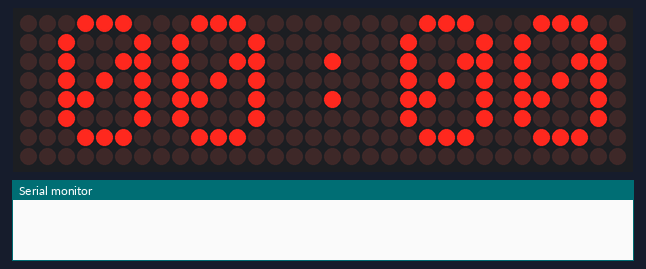
Bench run of a sketch on a simulated ESP8266 (Wemos D1 mini). Shown: 32×8 LED matrix, the last lines printed to the serial monitor. WiFi joins after 1.5 s; servers stay silent unless stated; the local clock reads 2024-03-15 10:24:30 at power-on unless the sketch sets it.

Above: at 2.6 s.
At 5.1 s:
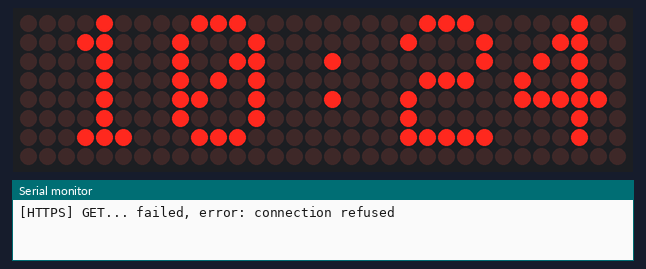
At 10.1 s:
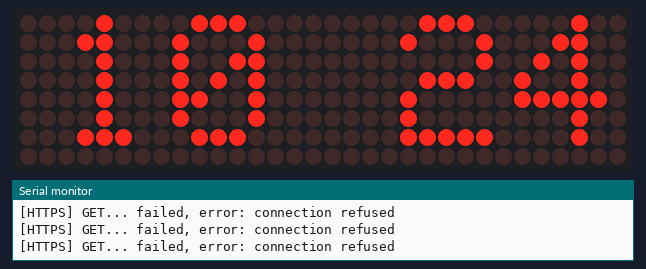

Measured:
- by itself, everything shown: repeats every 6.0 s, in 6 steps
- what the display in image 0 shows lasts 2.3 s, from 2.5 s to 4.8 s
- what the display in image 1 shows lasts 1.0 s, from 5.0 s to 6.0 s

The sketch:

ESP-METAR.ino
```cpp
// (licence header left out)
#include <ESP8266WiFi.h>

char* TimeZ = "COT+5"; // Time zone "COT+5" http://famschmid.net/timezones.html

// Airport meteorological station decoded METAR and TAF
String mainStation = "SKCL";

// Airport meteorological station METAR
String stations[5] = {"SKPE", "SKAR", "SKPP", "SKRG", "SKMD"};

const int time_delay = 5000;

void setup() {
  Serial.begin(115200);
  StartMatrix(1); // rotationOfDisplays
  AutoConnect();
  StartNTP(TimeZ);
}

void loop() {
  GET_METAR(mainStation,3);      // Airport meteorological station decoded METAR
  GET_METAR(mainStation,2);      // Airport meteorological station TAF
    for (byte i = 0; i < 5; i = i + 1) {
      GET_METAR(stations[i],1);  // Airport meteorological station METAR
    }

}
```

matrix.ino
```cpp
// (licence header left out)
#include <Adafruit_GFX.h>
#include <Max72xxPanel.h>
#include <time.h>

int MatrixIntensity = 0; // Brightness of the display. (0..15)

// LED Matrix Pin -> ESP8266 Pin
// Vcc            -> 3v  (3V on NodeMCU 3V3 on WEMOS)
// Gnd            -> Gnd (G on NodeMCU)
// DIN            -> D7  (Same Pin for WEMOS)
// CS             -> D6  (Same Pin for WEMOS)
// CLK            -> D5  (Same Pin for WEMOS)

  /*
   * Define if and how the displays are rotated. The first display
   * (0) is the one closest to the Arduino. rotation can be:
   *   0: no rotation
   *   1: 90 degrees clockwise
   *   2: 180 degrees
   *   3: 90 degrees counter clockwise
   */

//#########################################################################################
int pinCS = D6;
int numberOfHorizontalDisplays = 4;
int numberOfVerticalDisplays   = 1;
Max72xxPanel matrix = Max72xxPanel(pinCS, numberOfHorizontalDisplays, numberOfVerticalDisplays);

void StartMatrix(int rotationOfDisplays){
  matrix.setIntensity(MatrixIntensity);         // Use a value between 0 and 15 for brightness
  matrix.setRotation(0, rotationOfDisplays);    // The first display is position upside down
  matrix.setRotation(1, rotationOfDisplays);    // The first display is position upside down
  matrix.setRotation(2, rotationOfDisplays);    // The first display is position upside down
  matrix.setRotation(3, rotationOfDisplays);    // The first display is position upside down
  matrix.fillScreen(LOW);
  matrix.write();
}

//#########################################################################################
void FlashMatrix(){
    matrix.drawChar(2,0, '0', HIGH,LOW,1); // H
    matrix.drawChar(8,0, '0', HIGH,LOW,1); // HH
    matrix.drawChar(14,0,':', HIGH,LOW,1); // HH:
    matrix.drawChar(20,0,'0', HIGH,LOW,1); // HH:M
    matrix.drawChar(26,0,'0', HIGH,LOW,1); // HH:MM
    matrix.write(); // Send bitmap to display

  for (int inx = 0; inx <= 15; inx++) {
    matrix.setIntensity(inx);
    delay(100);
  }
  for (int inx = 15; inx >= 0; inx--) {
    matrix.setIntensity(inx);
    delay(60);
  }
  delay(500);
}

//#########################################################################################
char time_value[20];

void DispClock(){
  //  MatrixIntensity = map(analogRead(0),0,1024,0,12);

  matrix.setIntensity(MatrixIntensity);
  matrix.fillScreen(LOW);

  time_t now = time(nullptr);

  String time = String(ctime(&now));
  time.trim();

  time.substring(11,19).toCharArray(time_value, 10);

  matrix.drawChar(2,0, time_value[0], HIGH,LOW,1); // H
  matrix.drawChar(8,0, time_value[1], HIGH,LOW,1); // HH

  if (time_value[7] % 2) {
    matrix.drawChar(14,0,time_value[2], HIGH,LOW,1); // HH:
  }
  else {
    matrix.drawChar(14,0,' ', HIGH,LOW,1); // HH:
  }

  matrix.drawChar(20,0,time_value[3], HIGH,LOW,1); // HH:M
  matrix.drawChar(26,0,time_value[4], HIGH,LOW,1); // HH:MM

  if (time_value[7] % 2) {
    matrix.drawChar(32,0,time_value[2], HIGH,LOW,1); // HH:MM:
  }
  else {
    matrix.drawChar(32,0,' ', HIGH,LOW,1); // HH:MM:
  }

  matrix.drawChar(38,0,time_value[6], HIGH,LOW,1); // HH:MM:S
  matrix.drawChar(44,0,time_value[7], HIGH,LOW,1); // HH:MM:SS

  matrix.write(); // Send bitmap to display
}

void DispClockP(){
  //  MatrixIntensity = map(analogRead(0),0,1024,0,12);

  matrix.setIntensity(MatrixIntensity);
  matrix.fillScreen(LOW);

  time_t now = time(nullptr);

  String time = String(ctime(&now));
  time.trim();

  time.substring(11,19).toCharArray(time_value, 10);

  matrix.drawChar(2,0, time_value[0], HIGH,LOW,1); // H
  matrix.drawChar(8,0, time_value[1], HIGH,LOW,1); // HH
  matrix.drawChar(14,0,time_value[2], HIGH,LOW,1); // HH:
  matrix.drawChar(20,0,time_value[3], HIGH,LOW,1); // HH:M
  matrix.drawChar(26,0,time_value[4], HIGH,LOW,1); // HH:MM
  matrix.drawChar(32,0,time_value[2], HIGH,LOW,1); // HH:MM:
  matrix.drawChar(38,0,time_value[6], HIGH,LOW,1); // HH:MM:S
  matrix.drawChar(44,0,time_value[7], HIGH,LOW,1); // HH:MM:SS

  matrix.write(); // Send bitmap to display
}

//#########################################################################################
int wait = 90; // In milliseconds
int spacer = 1;  // dots between letters
int width  = 5 + spacer; // The font width is 5 pixels + spacer

void display_message(String message){
   for ( int i = 0 ; i < width * message.length() + matrix.width() - 1 - spacer; i++ ) {
    matrix.fillScreen(LOW);
    int letter = i / width;
    int x = (matrix.width() - 1) - i % width;
    int y = (matrix.height() - 8) / 2; // center the text vertically
    while ( x + width - spacer >= 0 && letter >= 0 ) {
      if ( letter < message.length() ) {
        matrix.drawChar(x, y, message[letter], HIGH, LOW, 1);
      }
      letter--;
      x -= width;
    }
    matrix.write(); // Send bitmap to display
    delay(wait/2);
  }
}
```

metar.ino
```cpp
// (licence header left out)
#include <WiFiClientSecureBearSSL.h>
#include <ESP8266HTTPClient.h>

//----------------------------------------------------------------------------------------------------
void GET_METAR(String station, int inform) { //client function to send/receive GET request data.
  if (station == "") {return;}

  const char* server      = "tgftp.nws.noaa.gov";
  const uint8_t fingerprint[20] = {0x45, 0xBE, 0x50, 0xDA, 0x9C, 0xE3, 0x86, 0x73, 0xE1, 0xB3, 0x74, 0x77, 0x95, 0x36, 0x8B, 0xE5, 0x94, 0x86, 0x2F, 0xB6};

  String metar         = " ";
  String url= "";
  String metarurl="/data/observations/metar/stations/";
  String tafurl="/data/forecasts/taf/stations/";
  String decodedurl="/data/observations/metar/decoded/";

  if (inform == 1){
  url = metarurl+station+".TXT";
  }
  if (inform == 2){
  url = tafurl+station+".TXT";
  }
  if (inform == 3){
  url = decodedurl+station+".TXT";
  }

  std::unique_ptr<BearSSL::WiFiClientSecure>client(new BearSSL::WiFiClientSecure);
  client->setFingerprint(fingerprint);
  HTTPClient https;
  if (https.begin(*client, "https://tgftp.nws.noaa.gov"+url)) {  // HTTPS
     int httpCode = https.GET();
     if (httpCode > 0) {
     if (httpCode == HTTP_CODE_OK || httpCode == HTTP_CODE_MOVED_PERMANENTLY) {
         String metar = https.getString();
         Serial.println(metar);
         display_message(metar);
         }
      }
      else {
        Serial.printf("[HTTPS] GET... failed, error: %s\n", https.errorToString(httpCode).c_str());
      }
      https.end();
          } else {
      Serial.printf("[HTTPS] Unable to connect\n");
    }
    int xim = 0;
    while (xim < time_delay){
      DispClock();
      xim++;
    }
}
```

start.ino
```cpp
// (licence header left out)
#include <ESP8266WebServer.h>
#include <WiFiManager.h> // --> https://github.com/tzapu/WiFiManager
#include <ESP8266mDNS.h>

#define HOSTNAME "METAR-"


//#########################################################################################
int AutoConnect(){
  FlashMatrix();
  int connAttempts = 0;
    //WiFiManager
    //Local intialization. Once its business is done, there is no need to keep it around
    WiFiManager wifiManager;
    //reset saved settings
    //wifiManager.resetSettings();


  String hostname(HOSTNAME);
  hostname += String(ESP.getChipId(), HEX);
  if (!wifiManager.autoConnect((const char *)hostname.c_str())) {
    delay(3000);
    WiFi.disconnect(true);
    ESP.reset();
    delay(5000);
  }
}

//#########################################################################################
void StartNTP(char* Timezone){
  //CHANGE THE POOL WITH YOUR CITY. SEARCH AT https://www.ntppool.org/zone/@
  configTime(0, 0, "pool.ntp.org", "time.nist.gov");
  setenv("TZ", Timezone,0);
}
```
